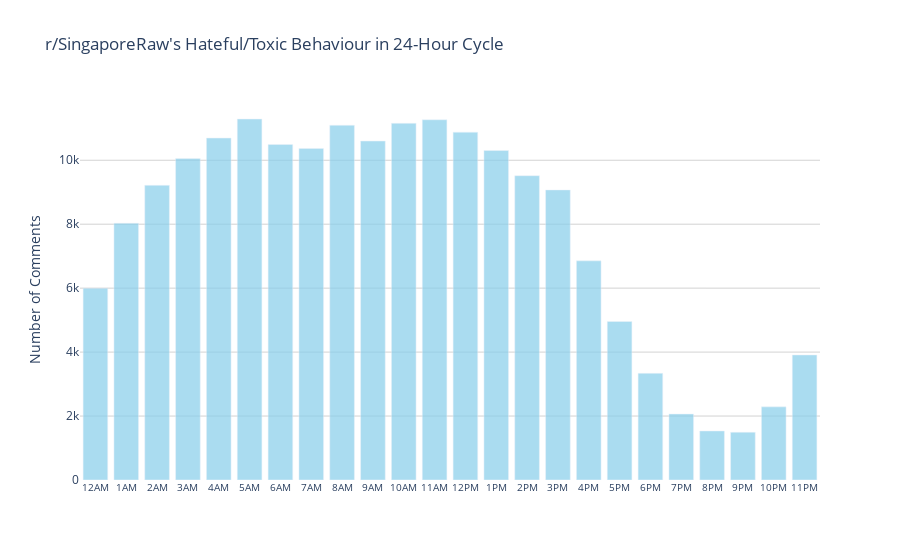

Notebook code cell kept with this figure:
### Code cell
plot_subreddit_activity_24hr_cycle(post_topic_data, 'r/SingaporeRaw')

### Figure 1 — Plotly figure (JSON) as saved in the notebook; plotly's stock layout.template omitted (floating-point values rounded to 4 significant figures)
{"data": [{"marker": {"color": "skyblue"}, "opacity": 0.7, "type": "bar", "x": ["12AM", "1AM", "2AM", "3AM", "4AM", "5AM", "6AM", "7AM", "8AM", "9AM", "10AM", "11AM", "12PM", "1PM", "2PM", "3PM", "4PM", "5PM", "6PM", "7PM", "8PM", "9PM", "10PM", "11PM"], "y": [5995, 8030, 9218, 10054, 10695, 11290, 10493, 10370, 11095, 10601, 11156, 11267, 10879, 10304, 9517, 9072, 6854, 4957, 3337, 2067, 1533, 1494, 2287, 3911]}], "layout": {"plot_bgcolor": "white", "title": {"text": "r/SingaporeRaw's Hateful/Toxic Behaviour in 24-Hour Cycle"}, "xaxis": {"tickfont": {"size": 10}, "tickmode": "linear"}, "yaxis": {"gridcolor": "lightgrey", "showgrid": true, "title": {"text": "Number of Comments"}}}}
